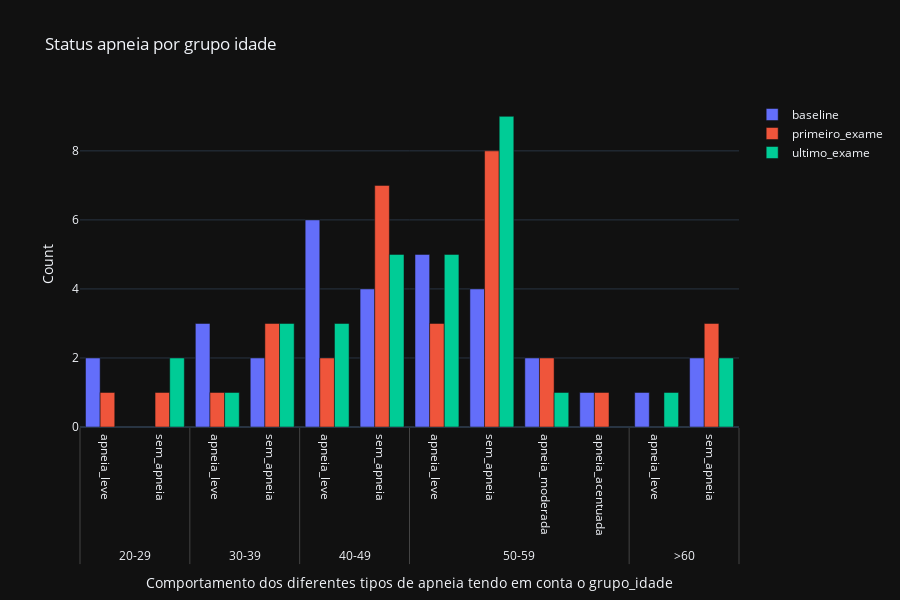

Notebook code for this chart:
### Markdown cell above
#### Comportamento dos diferentes tipos de apneia tendo em conta o grupo etario

### Code cell
pd.options.plotting.backend = "plotly"
df_baseline[["grupo_idade", "status_apneia"]]

fg = pd.concat([df_baseline.groupby("grupo_idade")["status_apneia"].value_counts(),
                 df_primeiro_exame.groupby("grupo_idade")["status_apneia"].value_counts(),
                 df_ultimo_exame.groupby("grupo_idade")["status_apneia"].value_counts()
                 ],axis=1)
# print(fg)
fg.columns = ["apneia_baseline","apneia_primeiro_exame","apneia_ultimo_exame"]
fg.reset_index(inplace=True)

x = [
    fg["grupo_idade"],
    fg['status_apneia'],
]

fig = go.Figure()
# fig.add_bar()
# fig.add_trace(go.Box(x=x,y=fg["apneia_baseline"], name="baseline"))
# fig.add_trace(go.Box(x=x,y=fg["apneia_primeiro_exame"], name="primeiro_exame"))
# fig.add_trace(go.Box(x=x,y=fg["apneia_ultimo_exame"], name="ultimo_exame"))
fig.add_bar(x=x,y=fg["apneia_baseline"], name="baseline")
fig.add_bar(x=x,y=fg["apneia_primeiro_exame"], name="primeiro_exame")
fig.add_bar(x=x,y=fg["apneia_ultimo_exame"], name="ultimo_exame")

fig.update_layout(
    title = "Status apneia por grupo idade",
    dragmode="zoom",
    hovermode="x",
    barmode="group",
    height=600,
    # legend = dict(traceorder="reversed"),
    template = "plotly_dark",
    # barmode = "group",
)

fig.update_xaxes(title = "Comportamento dos diferentes tipos de apneia tendo em conta o grupo_idade")
fig.update_yaxes(title_text="Count")

fig.show()
fig.write_image("../reports/figures/grupo_etario_apneia.png")

### Figure 1 — Plotly figure (JSON) as saved in the notebook; plotly's stock layout.template omitted (floating-point values rounded to 4 significant figures)
{"data": [{"name": "baseline", "type": "bar", "x": [["20-29", "30-39", "30-39", "40-49", "40-49", "50-59", "50-59", "50-59", "50-59", ">60", ">60", "20-29"], ["apneia_leve", "apneia_leve", "sem_apneia", "apneia_leve", "sem_apneia", "apneia_leve", "sem_apneia", "apneia_moderada", "apneia_acentuada", "sem_apneia", "apneia_leve", "sem_apneia"]], "y": [2, 3, 2, 6, 4, 5, 4, 2, 1, 2, 1, null]}, {"name": "primeiro_exame", "type": "bar", "x": [["20-29", "30-39", "30-39", "40-49", "40-49", "50-59", "50-59", "50-59", "50-59", ">60", ">60", "20-29"], ["apneia_leve", "apneia_leve", "sem_apneia", "apneia_leve", "sem_apneia", "apneia_leve", "sem_apneia", "apneia_moderada", "apneia_acentuada", "sem_apneia", "apneia_leve", "sem_apneia"]], "y": [1, 1, 3, 2, 7, 3, 8, 2, 1, 3, null, 1]}, {"name": "ultimo_exame", "type": "bar", "x": [["20-29", "30-39", "30-39", "40-49", "40-49", "50-59", "50-59", "50-59", "50-59", ">60", ">60", "20-29"], ["apneia_leve", "apneia_leve", "sem_apneia", "apneia_leve", "sem_apneia", "apneia_leve", "sem_apneia", "apneia_moderada", "apneia_acentuada", "sem_apneia", "apneia_leve", "sem_apneia"]], "y": [null, 1, 3, 3, 5, 5, 9, 1, null, 2, 1, 2]}], "layout": {"barmode": "group", "dragmode": "zoom", "height": 600, "hovermode": "x", "title": {"text": "Status apneia por grupo idade"}, "xaxis": {"title": {"text": "Comportamento dos diferentes tipos de apneia tendo em conta o grupo_idade"}}, "yaxis": {"title": {"text": "Count"}}}}
